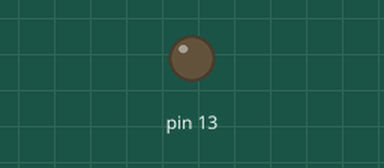
A sketch run on a simulated Arduino Uno, built with avr-gcc and run on an emulated ATmega328P. On the bench: output pins drawn as LEDs (lit = HIGH).

Above: at 3.1 s.
At 3.6 s:
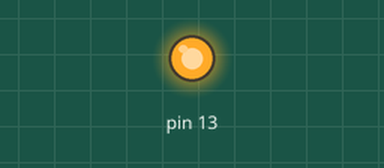
Timing chart, 0 to 5.1 s (numbered marks = the images above):
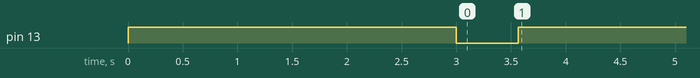

The sketch:

ir_transmitter.ino
```cpp
// (licence header left out)
#include <IRremote.h>

IRsend irsend;

void setup()
{
  pinMode(13, OUTPUT);
   digitalWrite(13, HIGH);
  Serial.begin(9600);
  delay(3000); // 3 sec delay to let you set up direction of IR properly - reduce or increase as desired

   digitalWrite(13, LOW);
  irsend.sendNEC(0xFF48B7, 32);
  delay(500);
   digitalWrite(13, HIGH);
}

void loop() {
}
```
